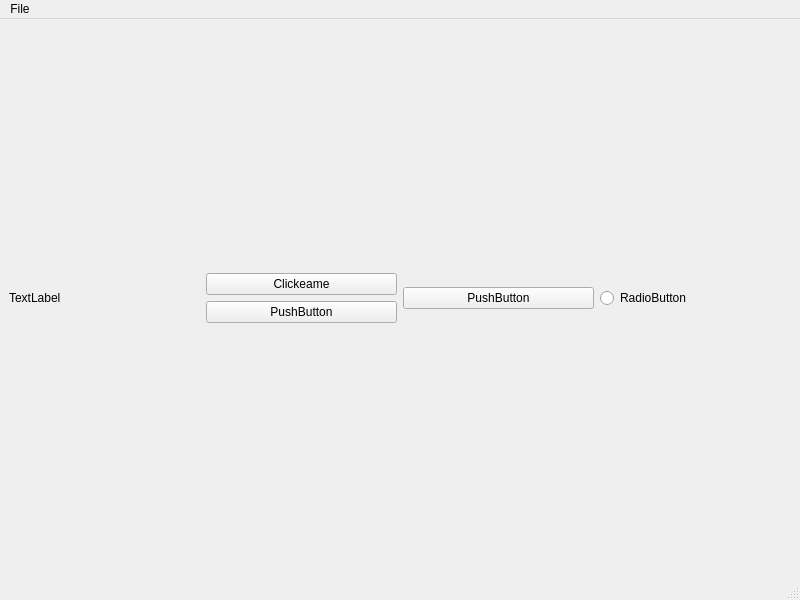
<?xml version="1.0" encoding="UTF-8"?>
<ui version="4.0">
 <class>MainWindow</class>
 <widget class="QMainWindow" name="MainWindow">
  <property name="geometry">
   <rect>
    <x>0</x>
    <y>0</y>
    <width>800</width>
    <height>600</height>
   </rect>
  </property>
  <property name="windowTitle">
   <string>MainWindow</string>
  </property>
  <widget class="QWidget" name="centralwidget">
   <layout class="QGridLayout" name="gridLayout">
    <item row="1" column="2">
     <widget class="QPushButton" name="pushButton">
      <property name="text">
       <string>PushButton</string>
      </property>
     </widget>
    </item>
    <item row="1" column="0">
     <widget class="QLabel" name="label">
      <property name="text">
       <string>TextLabel</string>
      </property>
     </widget>
    </item>
    <item row="1" column="3">
     <widget class="QRadioButton" name="radioButton">
      <property name="text">
       <string>RadioButton</string>
      </property>
     </widget>
    </item>
    <item row="1" column="1">
     <layout class="QVBoxLayout" name="verticalLayout">
      <item>
       <widget class="QPushButton" name="pushButton_3">
        <property name="text">
         <string>Clickeame</string>
        </property>
       </widget>
      </item>
      <item>
       <widget class="QPushButton" name="pushButton_2">
        <property name="text">
         <string>PushButton</string>
        </property>
       </widget>
      </item>
     </layout>
    </item>
   </layout>
  </widget>
  <widget class="QMenuBar" name="menubar">
   <property name="geometry">
    <rect>
     <x>0</x>
     <y>0</y>
     <width>800</width>
     <height>27</height>
    </rect>
   </property>
   <widget class="QMenu" name="menuFile">
    <property name="title">
     <string>File</string>
    </property>
    <addaction name="actionOpen"/>
   </widget>
   <addaction name="menuFile"/>
  </widget>
  <widget class="QStatusBar" name="statusbar"/>
  <action name="actionOpen">
   <property name="text">
    <string>Open</string>
   </property>
  </action>
 </widget>
 <resources/>
 <connections/>
</ui>
